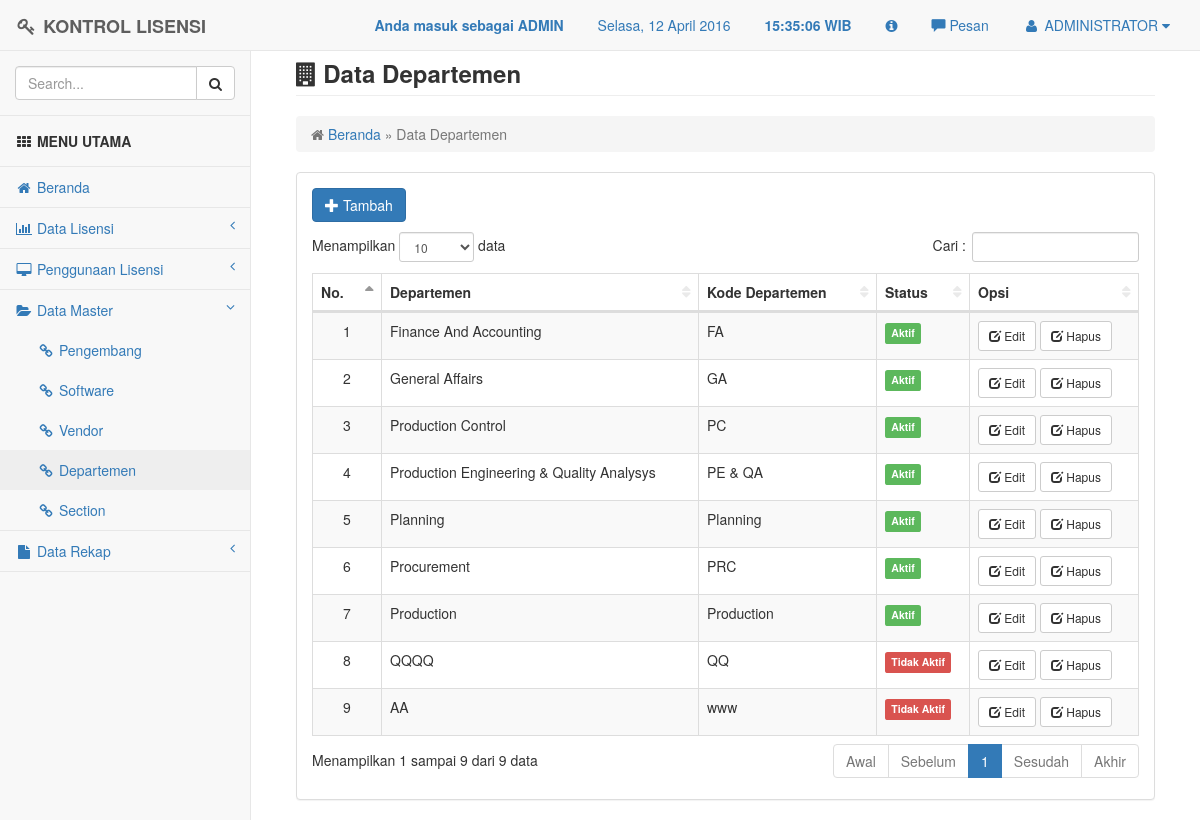
Page /departement/departement.php (signed in) on the committed database.
### tables this page shows
CREATE TABLE `t_user` (
  `nama_lengkap` varchar(20) NOT NULL,
  `userid` varchar(20) NOT NULL,
  `password` varchar(100) NOT NULL,
  `level` varchar(10) NOT NULL
);

CREATE TABLE `t_departement` (
  `id` int(11) NOT NULL AUTO_INCREMENT,
  `kode_departement` varchar(20) NOT NULL,
  `departement` varchar(50) NOT NULL,
  `status` varchar(20) NOT NULL,
  PRIMARY KEY (`id`)
);

### departement/departement.php (the view, shortened to what this page needs)
<?php
include "../config/header.php";
include '../config/config.php';
?>
<div id="page-wrapper">
    <div class="container-fluid">
        <div class="row">
            <div class="col-lg-12">
                <h3 class="page-header"><i class="fa fa-building"></i> <strong>Data Departemen</strong></h3>
                <ol class="breadcrumb">
                    <li class="active">
                        <i class="fa fa-home"></i>
						<a href="../config/index.php" title="Kembali ke Beranda"> Beranda</a> &raquo; Data Departemen
                    </li>
                </ol>
            </div>
        </div>
        <div class="row">
            <div class="col-lg-12">
                <div class="panel panel-default">
                    <div class="panel-body">
					<p>
					<a href="../departement/departement_add.php" title="Tambah Data Pengembang" class="btn btn-primary btn-md">
					<span class="glyphicon glyphicon-plus" aria-hidden="true"></span> Tambah</a><br/>
					</p>
					<table id="table" class="display table table-bordered table-striped table-hover" cellspacing="0" width="100%">
					<thead>
						<tr>
							<th>No.</th>
							<th>Departemen</th>
							<th>Kode Departemen</th>
							<th>Status</th>
							<?php
							if ($_SESSION['level'] == "admin"){
							?>
							<th>Opsi</th>
							<?php
							}
							else if ($_SESSION['level'] == "user"){
							}
							?>
						</tr>
					</thead>
					<tbody>
					<?php
							$res = $mysqli->query("SELECT * FROM t_departement");
							$no =1;
							while ($row = $res->fetch_assoc()):
						?>
						<tr>
							<td align="center"><?php echo $no++; ?></td>
							<td><?php echo $row['departement'] ?></td>
							<td><?php echo $row['kode_departement'] ?></td>
							<td><?php if($row['status'] == 'Aktif'){
										echo '<span class="label label-success">Aktif</span>';
									} else if ($row['status'] == 'Tidak Aktif' ){
										echo '<span class="label label-danger">Tidak Aktif</span>';
									}
								?>
							</td>
							<?php
							if ($_SESSION['level'] == "admin"){
							?>
							<td>
								<a href="../departement/departement_update.php?id=<?php echo $row['id'] ?>" title="Edit Data Departement" class="btn btn-default btn-sm">
								<span class="glyphicon glyphicon-edit" aria-hidden="true"></span>  Edit</a>
								<a href="../departement/departement_delete.php?id=<?php echo $row['id'] ?>" title="Hapus Data Departement" class="btn btn-default btn-sm">
								<span class="glyphicon glyphicon-edit" aria-hidden="true"></span>  Hapus</a>
							</td>
							<?php
							}
							else if ($_SESSION['level'] == "user"){
							}
							?>
						</tr>
						<?php
							endwhile;
						?>
					</tbody>
					</table>
					</div>
                </div>
            </div>
		</div>
    </div>
</div>
<?php
include "../config/footer.php";
?>

### config/header.php (shortened to what this page needs)
<!DOCTYPE html>
<html>
<head>
    <link href="../assets/plugins/bootstrap/dist/css/bootstrap.min.css" rel="stylesheet">
    <link href="../assets/plugins/metisMenu/dist/metisMenu.min.css" rel="stylesheet">
    <link href="../assets/plugins/datatables-plugins/integration/bootstrap/3/dataTables.bootstrap.css" rel="stylesheet">
    <link href="../assets/plugins/bootstrap/dist/css/bootstrap-datepicker.css" rel="stylesheet">
	<link href="../assets/plugins/validator/css/bootstrapValidator.css" rel="stylesheet" type="text/css" >
	<link href="../assets/css/style.css" rel="stylesheet">
    <link href="../assets/font-awesome/css/font-awesome.min.css" rel="stylesheet" type="text/css">
	<link href="../assets/plugins/chosen/chosen.css" rel="stylesheet">
	<link href="../assets/plugins/fileinput/fileinput.css" rel="stylesheet">
	<link href="../assets/plugins/fancybox/jquery.fancybox.css?v=2.1.5" media="screen" rel="stylesheet" type="text/css" />
</head>
<body>
    <div id="wrapper">
        <nav class="navbar navbar-default navbar-fixed-top" role="navigation" style="margin-bottom: 0">
			<div class="navbar-header">
                <a class="navbar-brand" href="index.html"><i class="fa fa-key fa-fw"></i> <strong>KONTROL LISENSI</strong></a>
            </div>
			<ul class="nav navbar-top-links navbar-right">
				<li class="dropdown">
				<?php
				if ($_SESSION['level'] == "admin"){
				?>
					<a><blink><strong>Anda masuk sebagai ADMIN</strong></blink></a>
                <?php
				}
				else if ($_SESSION['level'] == "user"){
				?>
					<a><blink><strong>Anda masuk sebagai USER</strong></blink></a>
				<?php
				}
				?>
				</li>
				<li class="dropdown"><a><span id="dates"><span id="the-day">Hari, 00 Bulan 0000</span></a></li>
				<li class="dropdown"><a><strong><span id="the-time"> 00:00:00 </span> WIB</strong></span></a></li>
                <li class="dropdown"><a data-toggle="modal" data-target="#myModal" href="#" title="Tentang Kami"><i class="fa fa-info-circle"></i></a></li>
                <li><a id="pesan_sedia" href="#" data-toggle="modal" data-target="#modalpesan"><span class='glyphicon glyphicon-comment'></span>  Pesan</a></li>
				<li class="dropdown">
					<?php
					$aksi = "select * from t_user where userid = '".$_SESSION['userid']."'";
					$hasil = mysql_query($aksi);
					$data = mysql_fetch_array ($hasil);
					?>
                    <a class="dropdown-toggle" data-toggle="dropdown" href="#">
                        <i class="fa fa-user fa-fw"></i> <?php echo $data['nama_lengkap'];?>  <i class="fa fa-caret-down"></i>
                    </a>
				</li>
			</ul>
            <?php
			include "menu.php";
			?>
        </nav>
		<br>

### config/menu.php (shortened to what this page needs)
<div class="navbar-default sidebar" role="navigation">
             <div class="sidebar-nav navbar-collapse">
                 <ul class="nav" id="side-menu">
                     <li class="sidebar-search">
                         <div class="input-group custom-search-form">
                             <input type="text" class="form-control" placeholder="Search...">
                             <span class="input-group-btn">
                             <button class="btn btn-default" type="button">
                                 <i class="fa fa-search"></i>
                             </button>
                         </span>
                         </div>
                     </li>
			<li class="sidebar-search"><div class="form-search"><i class="fa fa-th fa-fw"></i> <strong>MENU UTAMA</strong></div></li>
                     <li><a href="../config/index.php"><i class="fa fa-home fa-fw"></i> Beranda</a></li>
			<li><a href="#"><i class="fa fa-bar-chart fa-fw"></i> Data Lisensi<span class="fa arrow"></span></a>
			</li>
			<li><a href="#"><i class="fa fa-desktop fa-fw"></i> Penggunaan Lisensi<span class="fa arrow"></span></a>
			</li>
                     <li><a href="#"><i class="fa fa-folder-open fa-fw"></i> Data Master<span class="fa arrow"></span></a>
				<ul class="nav nav-second-level">
                             <li><a href="../pengembang/pengembang.php"><i class="fa fa-link fa-fw"></i> Pengembang</a></li>
                             <li><a href="../software/software.php"><i class="fa fa-link fa-fw"></i> Software</a></li>
                             <li><a href="../vendor/vendor.php"><i class="fa fa-link fa-fw"></i> Vendor</a></li>
					 <li><a href="../departement/departement.php"><i class="fa fa-link fa-fw"></i> Departemen</a></li>
                             <li><a href="../section/section.php"><i class="fa fa-link fa-fw"></i> Section</a></li>
                         </ul>
			</li>
			<li><a href="#"><i class="fa fa-file fa-fw"></i> Data Rekap<span class="fa arrow"></span></a>
			</li>
		</ul>
	</div>
</div>

### config/footer.php (shortened to what this page needs)
    </div>
</body>
</html>

### assets/css/style.css (style rules this page uses)
body { background-color: #f8f8f8; }
#wrapper { width: 100%; }
#page-wrapper { padding: 0 15px; min-height: 568px; background-color: #fff; }
@media (min-width:768px) { #page-wrapper { position: inherit; margin: 0 0 0 250px; padding: 0 30px; border-left: 1px solid #e7e7e7; } }
.navbar-top-links { margin-right: 0; }
.navbar-top-links li { display: inline-block; }
.navbar-top-links li:last-child { margin-right: 15px; }
.navbar-top-links li a { padding: 15px; min-height: 50px; }
.sidebar .sidebar-nav.navbar-collapse { padding-right: 0; padding-left: 0; }
.sidebar .sidebar-search { padding: 15px; }
.sidebar ul li { border-bottom: 1px solid #e7e7e7; }
.sidebar ul li a.active { background-color: #eee; }
.sidebar .arrow { float: right; }
.sidebar .fa.arrow:before { content: "\f104"; }
.sidebar .active>a>.fa.arrow:before { content: "\f107"; }
.sidebar .nav-second-level li, .sidebar .nav-third-level li { border-bottom: 0!important; }
.sidebar .nav-second-level li a { padding-left: 37px; }
@media (min-width:768px) { .sidebar { z-index: 1; position: absolute; width: 250px; margin-top: 51px; } }
table.dataTable thead .sorting, table.dataTable thead .sorting_asc, table.dataTable thead .sorting_desc, table.dataTable thead .sorting_asc_disabled, table.dataTable thead .sorting_desc_disabled { background: 0 0; }
table.dataTable thead .sorting_asc:after { content: "\f0de"; float: right; font-family: fontawesome; }
table.dataTable thead .sorting:after { content: "\f0dc"; float: right; font-family: fontawesome; color: rgba(50,50,50,.5); }

### rows in the picture
t_user: nama_lengkap "ADMINISTRATOR"
t_departement: departement "Finance And Accounting", kode_departement "FA", status "Aktif"
t_departement: departement "General Affairs", kode_departement "GA", status "Aktif"
t_departement: departement "Production Control", kode_departement "PC", status "Aktif"
t_departement: departement "Production Engineering & Quality Analysys", kode_departement "PE & QA", status "Aktif"
t_departement: departement "Planning", kode_departement "Planning", status "Aktif"
t_departement: departement "Procurement", kode_departement "PRC", status "Aktif"
t_departement: departement "Production", kode_departement "Production", status "Aktif"
t_departement: departement "QQQQ", kode_departement "QQ", status "Tidak Aktif"
t_departement: departement "AA", kode_departement "www", status "Tidak Aktif"
